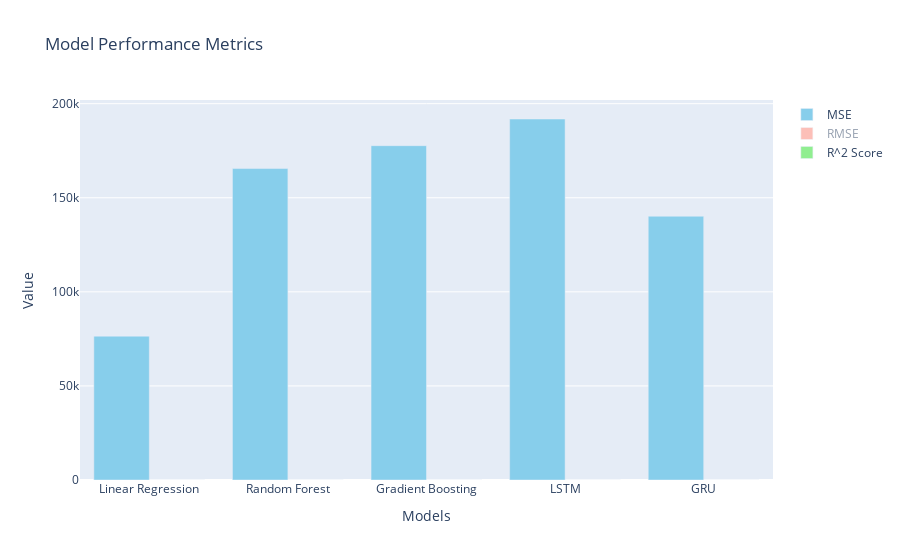

Notebook cell for this chart:
### Code cell
import plotly.graph_objects as go

# Define the models and their performance metrics
models = ['Linear Regression', 'Random Forest', 'Gradient Boosting', 'LSTM', 'GRU']
mse_values = [76444.56, 165521.36, 177677.23, 191858.86, 140171.28]
rmse_values = [276.49, 406.84, 421.52, 438.02, 374.39]
r2_values = [0.9997, 0.9993, 0.9993, 0.9992, 0.9994]

# Create traces for each performance metric
trace_mse = go.Bar(x=models, y=mse_values, name='MSE', marker=dict(color='skyblue'))
trace_rmse = go.Bar(x=models, y=rmse_values, name='RMSE', marker=dict(color='salmon'))
trace_r2 = go.Bar(x=models, y=r2_values, name='R^2 Score', marker=dict(color='lightgreen'))

# Create layout
layout = go.Layout(title='Model Performance Metrics',
                   xaxis=dict(title='Models'),
                   yaxis=dict(title='Value'))

# Create figure
fig = go.Figure(data=[trace_mse, trace_rmse, trace_r2], layout=layout)

# Show the figure
fig.show()

### Figure 1 — Plotly figure (JSON) as saved in the notebook; plotly's stock layout.template omitted (floating-point values rounded to 4 significant figures)
{"data": [{"marker": {"color": "skyblue"}, "name": "MSE", "type": "bar", "x": ["Linear Regression", "Random Forest", "Gradient Boosting", "LSTM", "GRU"], "y": [76440.0, 165500.0, 177700.0, 191900.0, 140200.0]}, {"marker": {"color": "salmon"}, "name": "RMSE", "type": "bar", "visible": "legendonly", "x": ["Linear Regression", "Random Forest", "Gradient Boosting", "LSTM", "GRU"], "y": [276.5, 406.8, 421.5, 438.0, 374.4]}, {"marker": {"color": "lightgreen"}, "name": "R^2 Score", "type": "bar", "x": ["Linear Regression", "Random Forest", "Gradient Boosting", "LSTM", "GRU"], "y": [0.9997, 0.9993, 0.9993, 0.9992, 0.9994]}], "layout": {"autosize": true, "title": {"text": "Model Performance Metrics"}, "xaxis": {"autorange": true, "range": [-0.5, 4.5], "title": {"text": "Models"}, "type": "category"}, "yaxis": {"autorange": true, "range": [0, 202000.0], "title": {"text": "Value"}, "type": "linear"}}}
